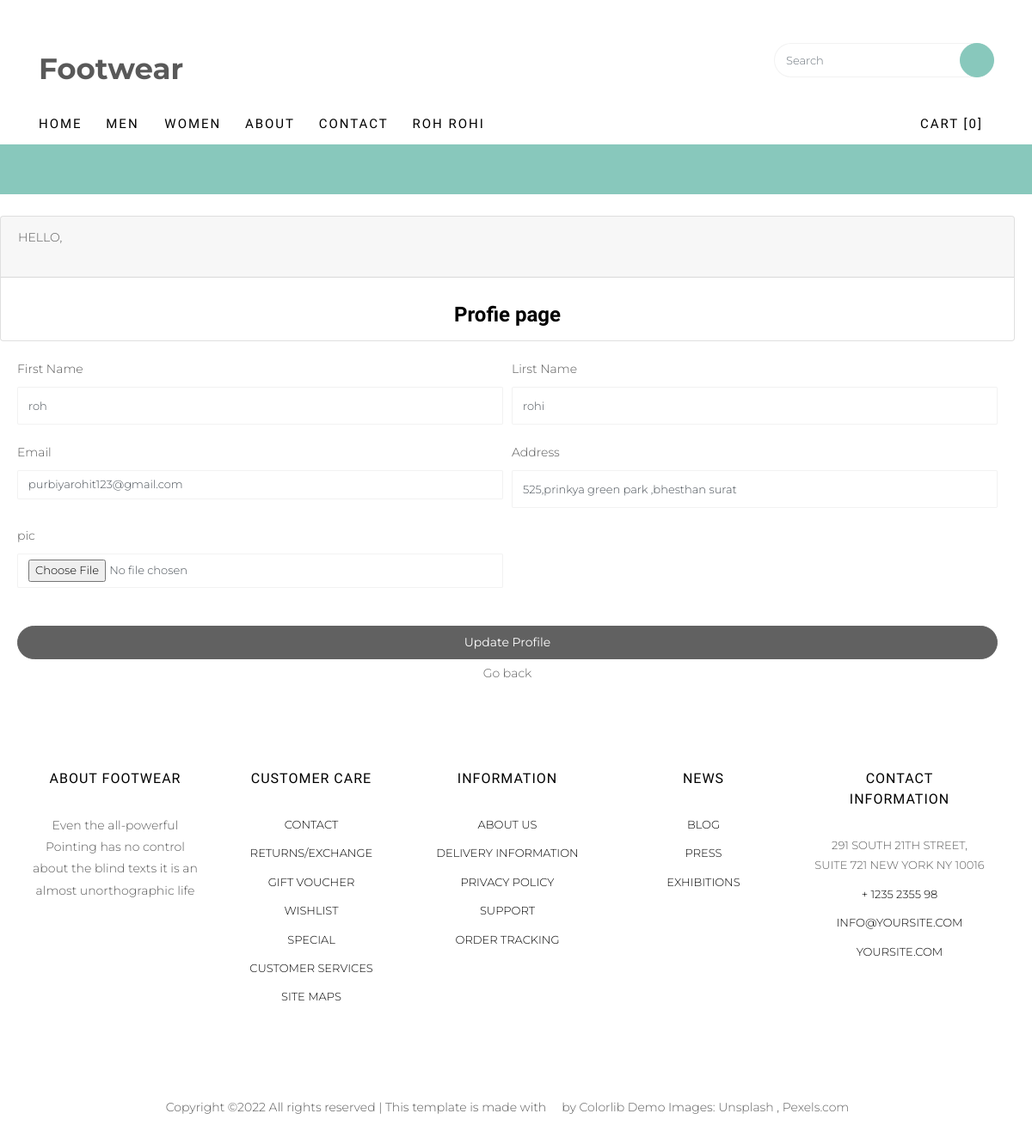
Before: /client-profile/ (signed in) with the older database file.
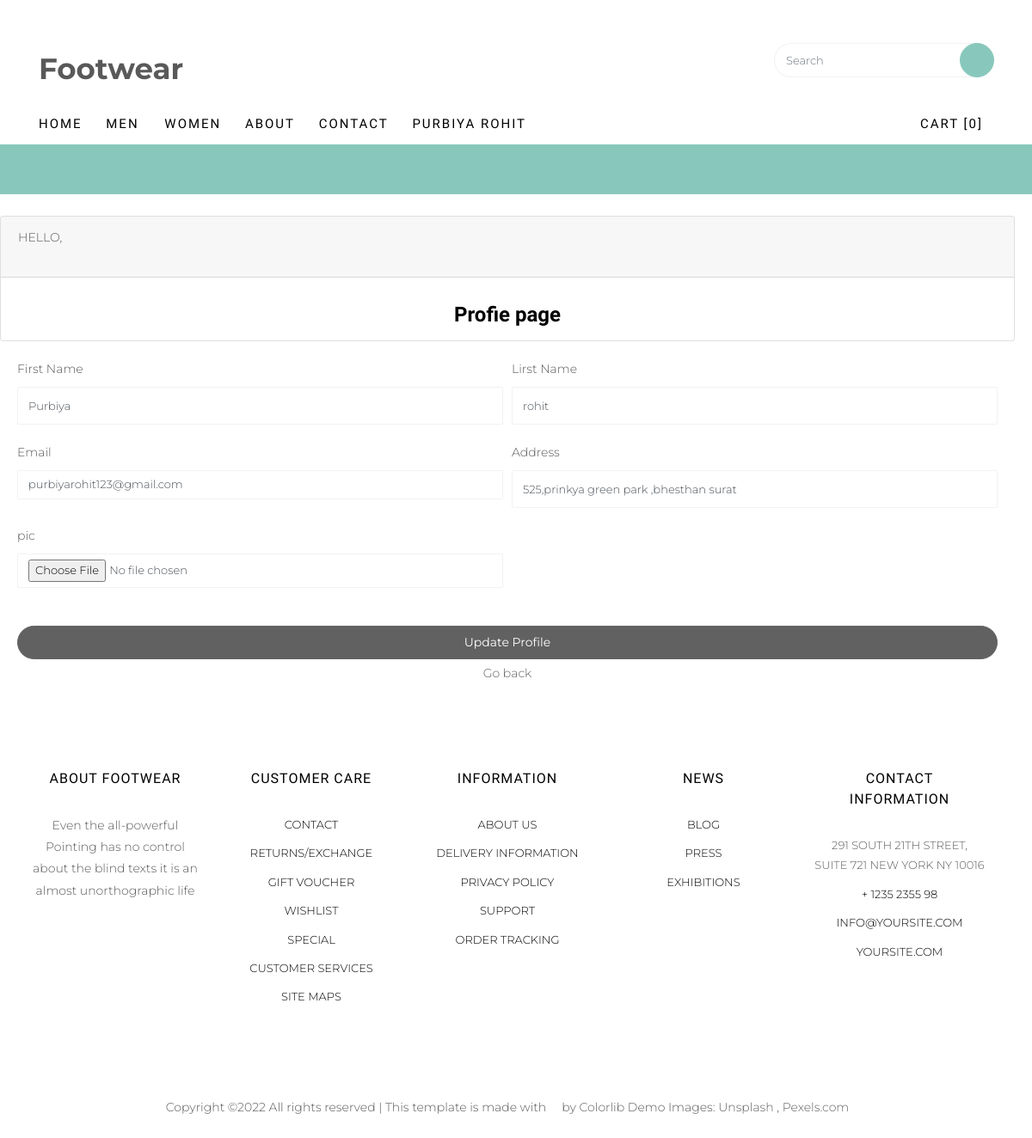
After: the same page with the newer database file.
### shoesapp/models.py (models this page shows, shortened)
class Client(models.Model):
    fname = models.CharField(max_length=50,null=True)
    lname = models.CharField(max_length=50,null=True)
    email = models.EmailField(unique=True,null=True)
    password = models.CharField(max_length=25,null=True)
    address = models.TextField(null= True)
    pic = models.FileField(upload_to='Profile Pic',default='avtar.png',null=True)

### shoesapp/views.py (the view, shortened to what this page needs)
# urls.py: path('client-profile/',views.cprofile,name='client-profile'),
def cprofile(request):
    cid =Client.objects.get(email=request.session['cemail'])
    return render(request,'cprofile.html',{'cid':cid})

### shoesapp/TEMPLATES/cprofile.html (shortened to what this page needs)
{% extends 'head.html' %}
{% load static %}
{% block head %}
<div class="content-body">
    <div class="container-flcid">
        <div class="row page-titles mx-0">
            <div class="col-sm-18 p-md-0">
 <br>
<div class="card">
    <div class="card-header">
        <p>HELLO,{{cid.name}}</p>
        <p>{{msg}}</p></div><br>
        <h4 class="card-title" style="text-align: center;"><b>Profie page</b></h4>
    </div>
    <div class="card-body">
        <div class="basic-form">
            <form>
                <div class="form-row">
                    <div class="form-group col-md-6">
                        <label> First Name </label>
                        <input name="fname" type="text" class="form-control" value="{{cid.fname}}">
                    </div>
                    <div class="form-group col-md-6">
                        <label> Lirst Name</label>
                        <input name="lname" type="text" class="form-control" value="{{cid.lname}}">
                    </div>
                    <div class="form-group col-md-6">
                        <label>Email</label>
                        <input name="email" type="email" disabled class="form-control" value="{{cid.email}}">
                    </div>
                    <div class="form-group col-md-6">
                        <label>Address</label>
                        <input name="address" type="text" class="form-control" value="{{cid.address}}">
                    </div>
                    <div class="form-group col-md-6">
                        <label>pic</label>
                        <input name="pic" type="file" class="form-control" value="{{cid.pic}}">
                    </div>
                </div>
                <div class="text-center mt-4">
                    <button type="submit" value="update profile" class="btn btn-primary btn-block">Update Profile</button>
                    <a button href="{% url 'client-clogin' %}">Go back</button></a>
{% endblock %}

### shoesapp/TEMPLATES/head.html (shortened to what the changed rows need)
{% load static %}
<!DOCTYPE HTML>
<html>
	<head>
	<link rel="stylesheet" href="{% static 'assets/css/animate.css' %}">
	<link rel="stylesheet" href="{% static 'assets/css/icomoon.css' %}">
	<link rel="stylesheet" href="{% static 'assets/css/ionicons.min.css' %}">
	<link rel="stylesheet" href="{% static 'assets/css/bootstrap.min.css' %}">
	<link rel="stylesheet" href="{% static 'assets/css/magnific-popup.css' %}">
	<link rel="stylesheet" href="{% static 'assets/css/flexslider.css' %}">
	<link rel="stylesheet" href="{% static 'assets/css/owl.carousel.min.css' %}">
	<link rel="stylesheet" href="{% static 'assets/css/owl.theme.default.min.css' %}">
	<link rel="stylesheet" href="{% static 'assets/css/bootstrap-datepicker.css' %}">
	<link rel="stylesheet" href="{% static 'fonts/flaticon/font/flaticon.css' %}">
	<link rel="stylesheet" href="{% static 'assets/css/style.css' %}">
	</head>
	<body>
	<div id="page">
		<nav class="colorlib-nav" role="navigation">
			<div class="top-menu">
				<div class="container">
					<div class="row">
						<div class="col-sm-12 text-left menu-1">
							<ul>
								{% if request.session.cemail  %}
								<li class="has-dropdown">
									<a href= "">{{cid.fname}} {{cid.lname}}</a>
								</li>
								{% else %}
								<li><a href="{% url 'client-clogin' %}">Login</a></li>
								<li><a href="{% url 'client-cregister' %}">Register</a></li>
								{% endif %}
							</ul>
						</div>
					</div>
				</div>
			</div>
		</nav>
        {% block head %}
        {% endblock %}
	</body>
</html>

Changed rows visible on the page:
changed Client "purbiyarohit123@gmail.com": fname "ROH" → "PURBIYA"; lname "ROHI" → "ROHIT"; fname "roh" → "Purbiya"; lname "rohi" → "rohit"
